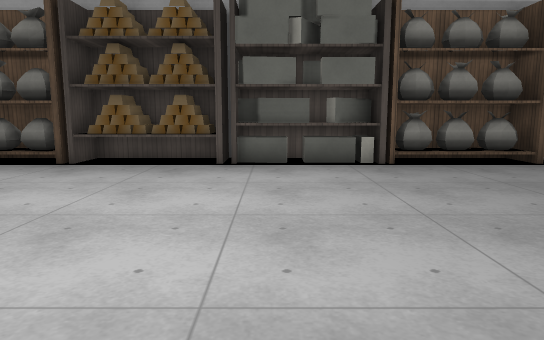
view 1 (above)

16 first-person views from a walk through a Godot game level. The camera is 1.3 m above the floor, tilts 8° down and sees 70° across. The floor is counted in squares, 1 m on a side. Each view is taken from the middle of a square. On the plan, view 1 faces up. The plan holds only what a view shows up to about 16 squares ahead; the rest is blank. Characters and animated objects are not drawn. Some surface patterns are stand-ins.

view 2
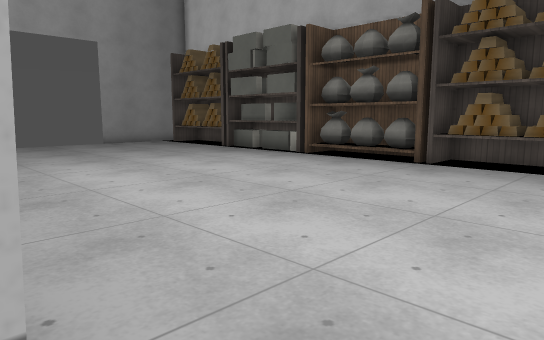

view 3
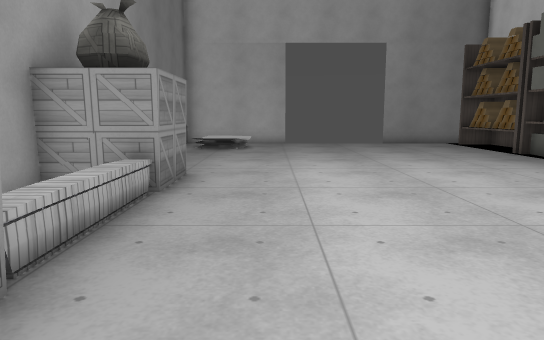

view 4
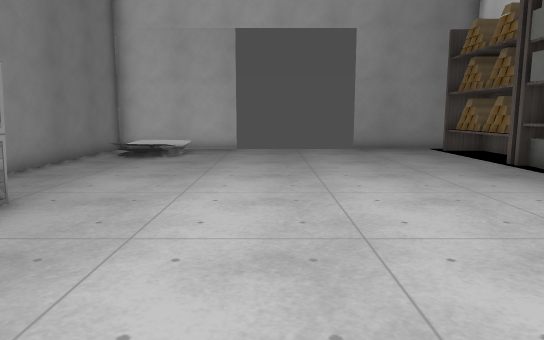

view 5
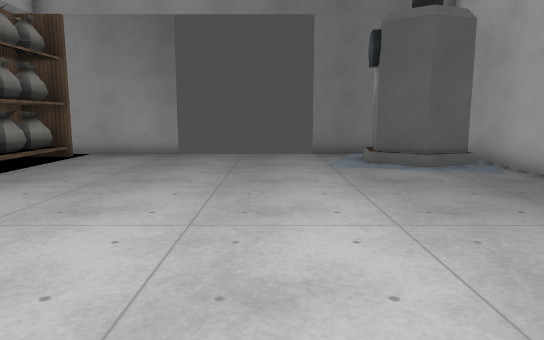

view 6
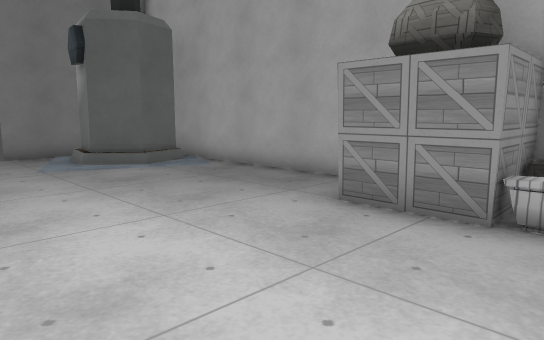

view 7
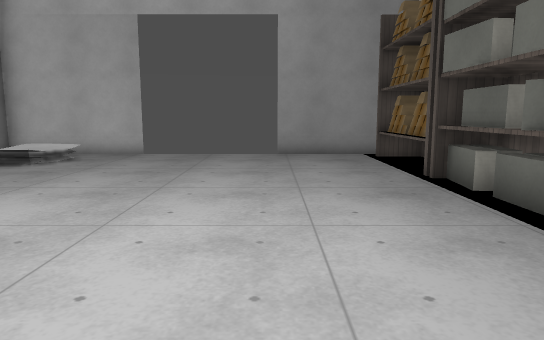

view 8
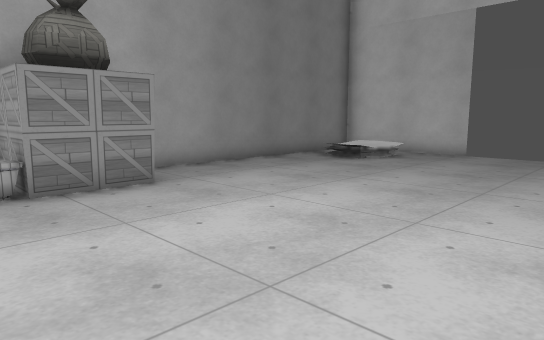

view 9
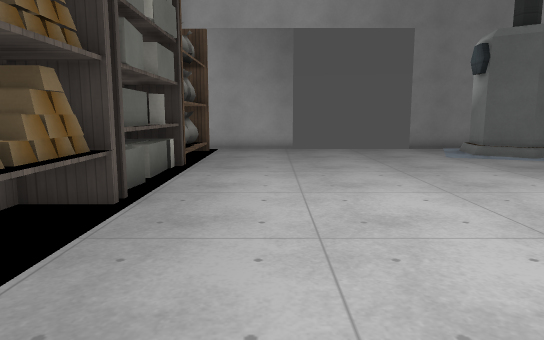

view 10
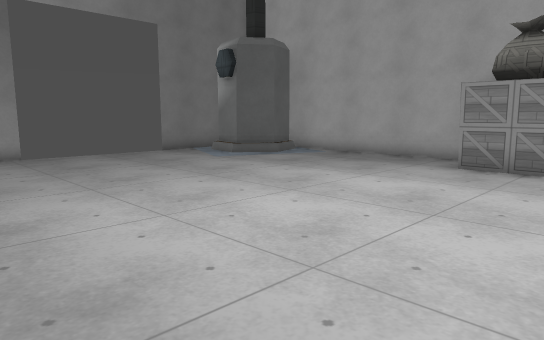

view 11
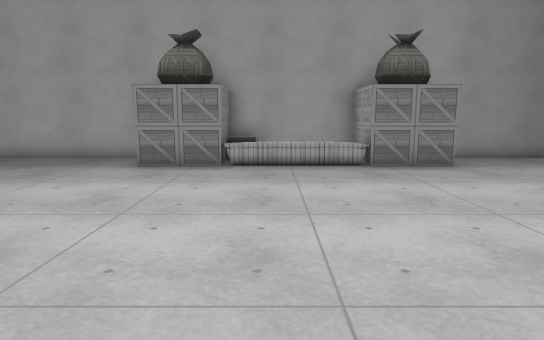

view 12
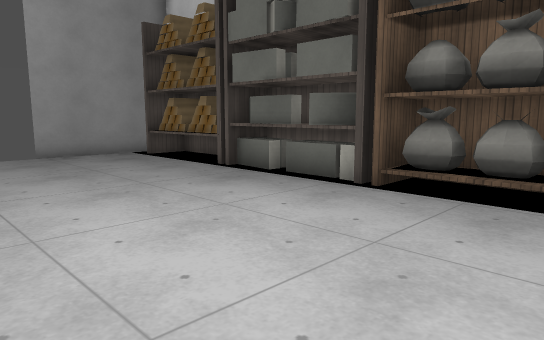

view 13
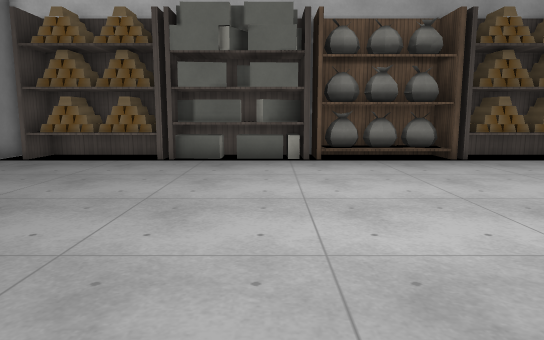

view 14
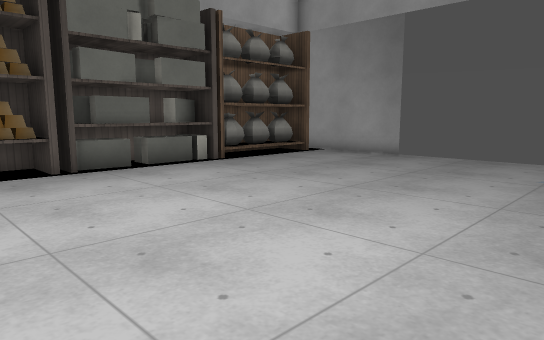

view 15
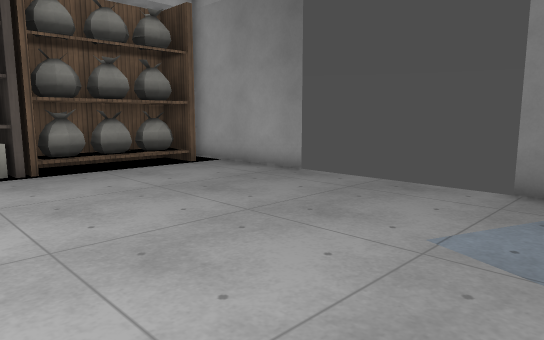

view 16
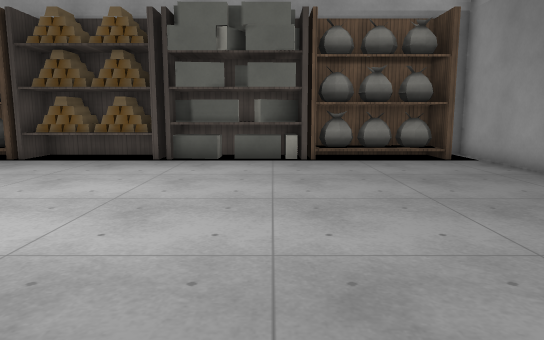

### Floor plan
Key: @ floor where view 1 was taken; # wall or solid block; . main floor; : floor 0.25 m higher than the main floor; / step, stairs or slope; S shelf; C crate; U counter.
Columns run from 19 left of view 1 to 8 right of it. Each row starts with its distance up from view 1.
 12 ############################
 11 #S####SSSS###SS####SSS####S#
 10 #..........................#
  9 #..........................#
  8 #..........................#
  7 ............................
  6 ............................
  5 ............................
  4 ............................
  3 ............................
  2 #..........................#
  1 #///....................####
  0 #::/......CCUUUUCC.@....#
 -1 #///......CC   CCC......#
 -2 #########  C###C  #######

Where each view was taken, in squares from view 1:
view 1: 0 up, 0 right, facing up
view 2: 0 up, 1 left, facing up-left
view 3: 2 up, 1 left, facing left
view 4: 4 up, 4 left, facing left
view 5: 4 up, 5 left, facing right
view 6: 5 up, 5 left, facing down-right
view 7: 7 up, 6 left, facing left
view 8: 7 up, 6 left, facing down-left
view 9: 8 up, 7 left, facing right
view 10: 10 up, 5 left, facing down-right
view 11: 10 up, 5 left, facing down
view 12: 4 up, 6 left, facing up-left
view 13: 1 down, 11 left, facing up
view 14: 1 up, 4 left, facing up-right
view 15: 1 up, 1 right, facing up-right
view 16: 1 down, 2 right, facing up
